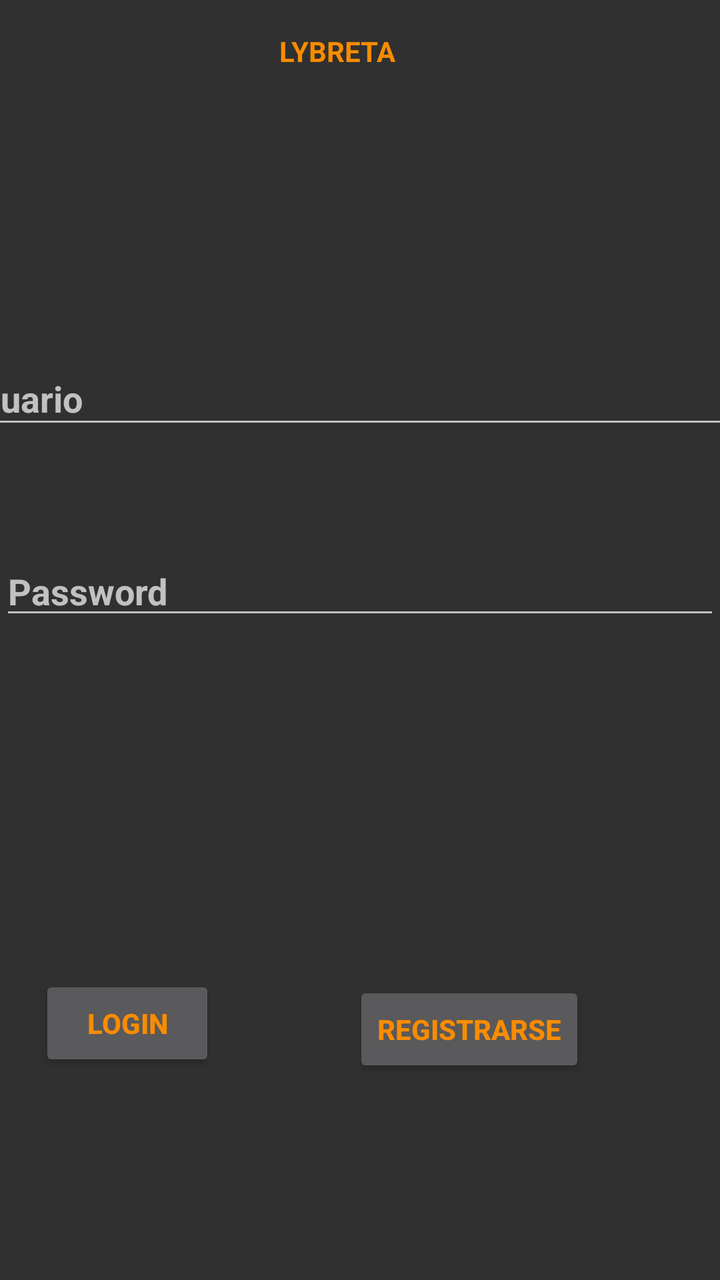
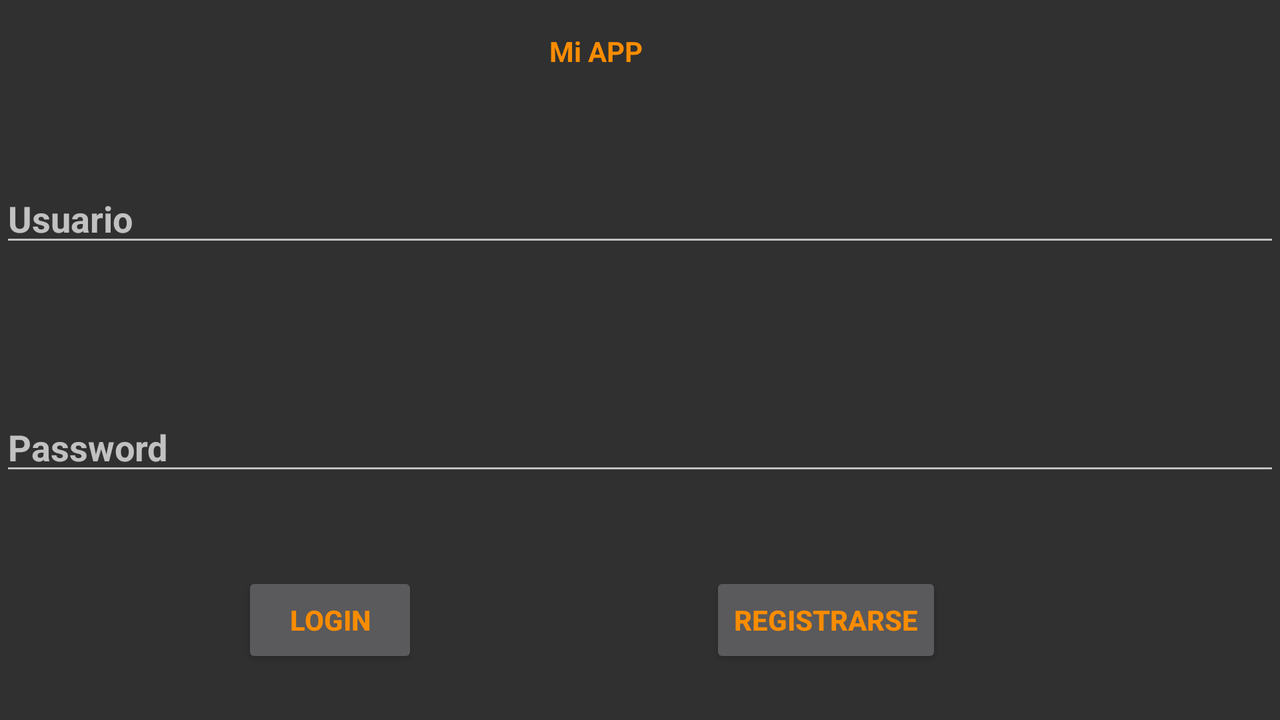

Two renders of one Android screen. The first uses the default layout on a phone; the second uses the alternative layout the repository ships for a different screen configuration, on a matching device. The two XML files are below.
<!-- AndroidManifest.xml: application theme colorDeFondo -->
<!-- res/layout/login.xml -->
<?xml version="1.0" encoding="utf-8"?>
<androidx.constraintlayout.widget.ConstraintLayout xmlns:android="http://schemas.android.com/apk/res/android"
    xmlns:app="http://schemas.android.com/apk/res-auto"
    xmlns:tools="http://schemas.android.com/tools"
    android:layout_width="match_parent"
    android:layout_height="match_parent"
    tools:context=".Login">

    <TextView
        android:id="@+id/textView"
        android:layout_width="wrap_content"
        android:layout_height="wrap_content"
        android:layout_marginTop="16dp"
        android:text="LYBRETA"
        app:layout_constraintEnd_toEndOf="parent"
        app:layout_constraintHorizontal_bias="0.463"
        app:layout_constraintStart_toStartOf="parent"
        app:layout_constraintTop_toTopOf="parent" />

    <com.google.android.material.textfield.TextInputLayout
        android:id="@+id/textInputLayout"
        android:layout_width="409dp"
        android:layout_height="wrap_content"
        android:layout_marginTop="132dp"
        android:layout_marginEnd="2dp"
        android:layout_marginBottom="27dp"
        app:layout_constraintBottom_toTopOf="@+id/password"
        app:layout_constraintEnd_toEndOf="parent"
        app:layout_constraintStart_toStartOf="parent"
        app:layout_constraintTop_toBottomOf="@+id/textView"
        tools:ignore="MissingConstraints">

        <com.google.android.material.textfield.TextInputEditText
            android:id="@+id/usuario"
            android:layout_width="match_parent"
            android:layout_height="wrap_content"
            android:layout_marginTop="84dp"
            android:hint="Usuario" />
    </com.google.android.material.textfield.TextInputLayout>

    <com.google.android.material.textfield.TextInputLayout
        android:id="@+id/textInputLayout2"
        android:layout_width="409dp"
        android:layout_height="wrap_content"
        android:layout_marginTop="72dp"
        android:layout_marginEnd="2dp"
        android:layout_marginBottom="140dp"
        app:layout_constraintBottom_toTopOf="@+id/newRegistro"
        app:layout_constraintEnd_toEndOf="parent"
        app:layout_constraintStart_toStartOf="parent"
        app:layout_constraintTop_toBottomOf="@+id/textInputLayout"
        tools:ignore="MissingConstraints">

    </com.google.android.material.textfield.TextInputLayout>

    <com.google.android.material.textfield.TextInputEditText
        android:id="@+id/password"
        android:layout_width="match_parent"
        android:layout_height="wrap_content"
        android:layout_marginTop="27dp"
        android:layout_marginBottom="173dp"
        android:hint="Password"
        android:inputType="textPassword"
        app:layout_constraintBottom_toTopOf="@+id/login"
        app:layout_constraintEnd_toEndOf="parent"
        app:layout_constraintStart_toStartOf="parent"
        app:layout_constraintTop_toBottomOf="@+id/textInputLayout"
        tools:ignore="MissingConstraints" />

    <Button
        android:id="@+id/login"
        android:layout_width="wrap_content"
        android:layout_height="wrap_content"
        android:layout_marginStart="44dp"
        android:layout_marginTop="96dp"
        android:layout_marginEnd="69dp"
        android:text="Login"
        app:layout_constraintBottom_toBottomOf="parent"
        app:layout_constraintEnd_toStartOf="@+id/newRegistro"
        app:layout_constraintStart_toStartOf="parent"
        app:layout_constraintTop_toBottomOf="@+id/textInputLayout2"
        app:layout_constraintVertical_bias="0.31" />

    <Button
        android:id="@+id/newRegistro"
        android:layout_width="wrap_content"
        android:layout_height="wrap_content"
        android:layout_marginTop="176dp"
        android:layout_marginEnd="92dp"
        android:layout_marginBottom="184dp"
        android:text="Registrarse"
        app:layout_constraintBottom_toBottomOf="parent"
        app:layout_constraintEnd_toEndOf="parent"
        app:layout_constraintHorizontal_bias="0.945"
        app:layout_constraintStart_toEndOf="@+id/login"
        app:layout_constraintTop_toBottomOf="@+id/password"
        app:layout_constraintVertical_bias="0.0" />


</androidx.constraintlayout.widget.ConstraintLayout>
<!-- resources referenced by this layout -->
<resources>
  <style name="colorDeFondo" parent="Theme.AppCompat.NoActionBar">
          <item name="android:textColor">#F98C00</item>
          <item name="android:textStyle">bold</item>
          <item name="android:background" />
      </style>
</resources>
<!-- res/layout-land/login.xml (the repository's variant of the layout above) -->
<!-- drawn on the phone turned sideways -->
<?xml version="1.0" encoding="utf-8"?>
<androidx.constraintlayout.widget.ConstraintLayout xmlns:android="http://schemas.android.com/apk/res/android"
    xmlns:app="http://schemas.android.com/apk/res-auto"
    xmlns:tools="http://schemas.android.com/tools"
    android:layout_width="match_parent"
    android:layout_height="match_parent"
    tools:context=".Login">

    <TextView
        android:id="@+id/textView"
        android:layout_width="wrap_content"
        android:layout_height="wrap_content"
        android:layout_marginTop="16dp"
        android:text="Mi APP"
        app:layout_constraintEnd_toEndOf="parent"
        app:layout_constraintHorizontal_bias="0.463"
        app:layout_constraintStart_toStartOf="parent"
        app:layout_constraintTop_toTopOf="parent" />

    <com.google.android.material.textfield.TextInputLayout
        android:id="@+id/textInputLayout"
        android:layout_width="409dp"
        android:layout_height="wrap_content"
        android:layout_marginTop="12dp"
        android:layout_marginEnd="2dp"
        android:layout_marginBottom="88dp"
        app:layout_constraintBottom_toTopOf="@+id/password"
        app:layout_constraintEnd_toEndOf="parent"
        app:layout_constraintHorizontal_bias="0.412"
        app:layout_constraintStart_toStartOf="parent"
        app:layout_constraintTop_toBottomOf="@+id/usuario"
        app:layout_constraintVertical_bias="0.0"
        tools:ignore="MissingConstraints">

    </com.google.android.material.textfield.TextInputLayout>

    <com.google.android.material.textfield.TextInputLayout
        android:id="@+id/textInputLayout2"
        android:layout_width="409dp"
        android:layout_height="wrap_content"
        android:layout_marginEnd="2dp"
        app:layout_constraintEnd_toEndOf="parent"
        app:layout_constraintHorizontal_bias="0.475"
        app:layout_constraintStart_toStartOf="parent"
        app:layout_constraintTop_toBottomOf="@+id/password"
        tools:ignore="MissingConstraints">

    </com.google.android.material.textfield.TextInputLayout>

    <com.google.android.material.textfield.TextInputEditText
        android:id="@+id/password"
        android:layout_width="match_parent"
        android:layout_height="wrap_content"
        android:layout_marginTop="73dp"
        android:hint="Password"
        android:inputType="textPassword"
        app:layout_constraintEnd_toEndOf="parent"
        app:layout_constraintHorizontal_bias="0.0"
        app:layout_constraintStart_toStartOf="parent"
        app:layout_constraintTop_toBottomOf="@+id/usuario"
        tools:ignore="MissingConstraints" />

    <Button
        android:id="@+id/login"
        android:layout_width="wrap_content"
        android:layout_height="wrap_content"
        android:layout_marginStart="44dp"
        android:layout_marginTop="65dp"
        android:layout_marginEnd="69dp"
        android:layout_marginBottom="48dp"
        android:text="Login"
        app:layout_constraintBottom_toBottomOf="parent"
        app:layout_constraintEnd_toStartOf="@+id/newRegistro"
        app:layout_constraintStart_toStartOf="parent"
        app:layout_constraintTop_toBottomOf="@+id/password" />

    <Button
        android:id="@+id/newRegistro"
        android:layout_width="wrap_content"
        android:layout_height="wrap_content"
        android:layout_marginTop="65dp"
        android:layout_marginEnd="92dp"
        android:layout_marginBottom="48dp"
        android:text="Registrarse"
        app:layout_constraintBottom_toBottomOf="parent"
        app:layout_constraintEnd_toEndOf="parent"
        app:layout_constraintHorizontal_bias="0.945"
        app:layout_constraintStart_toEndOf="@+id/login"
        app:layout_constraintTop_toBottomOf="@+id/password" />

    <com.google.android.material.textfield.TextInputEditText
        android:id="@+id/usuario"
        android:layout_width="match_parent"
        android:layout_height="wrap_content"
        android:layout_marginTop="52dp"
        android:hint="Usuario"
        app:layout_constraintEnd_toEndOf="parent"
        app:layout_constraintStart_toStartOf="parent"
        app:layout_constraintTop_toBottomOf="@+id/textView" />


</androidx.constraintlayout.widget.ConstraintLayout>
